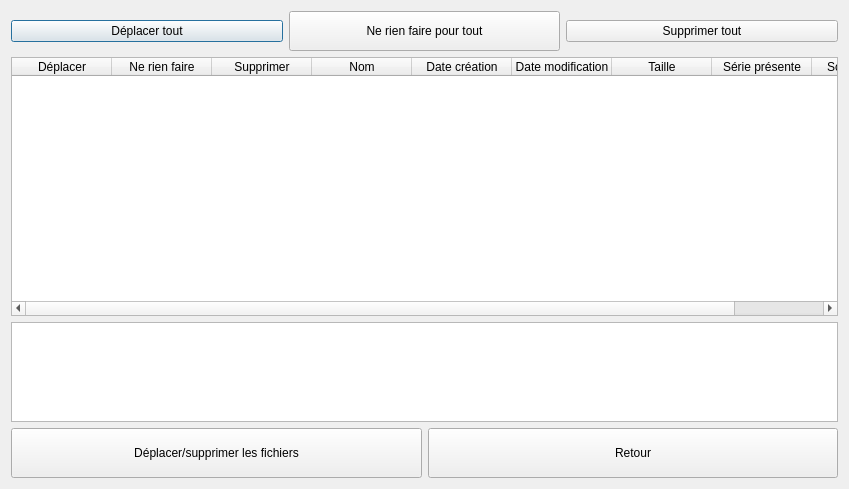
<?xml version="1.0" encoding="UTF-8"?>
<ui version="4.0">
 <class>Dialog</class>
 <widget class="QDialog" name="Dialog">
  <property name="geometry">
   <rect>
    <x>0</x>
    <y>0</y>
    <width>849</width>
    <height>489</height>
   </rect>
  </property>
  <property name="windowTitle">
   <string>Dialog</string>
  </property>
  <layout class="QVBoxLayout" name="verticalLayout">
   <item>
    <layout class="QHBoxLayout" name="horizontalLayout_2">
     <item>
      <widget class="QPushButton" name="pushButtonDeplacerTout">
       <property name="styleSheet">
        <string notr="true">font: 11pt &quot;MS Shell Dlg 2&quot;;</string>
       </property>
       <property name="text">
        <string>Déplacer tout</string>
       </property>
       <property name="icon">
        <iconset resource="ressource.qrc">
         <normaloff>:/images/deplacement.png</normaloff>:/images/deplacement.png</iconset>
       </property>
       <property name="iconSize">
        <size>
         <width>32</width>
         <height>32</height>
        </size>
       </property>
      </widget>
     </item>
     <item>
      <widget class="QPushButton" name="pushButtonNeRienFaire">
       <property name="minimumSize">
        <size>
         <width>0</width>
         <height>40</height>
        </size>
       </property>
       <property name="styleSheet">
        <string notr="true">font: 11pt &quot;MS Shell Dlg 2&quot;;</string>
       </property>
       <property name="text">
        <string>Ne rien faire pour tout</string>
       </property>
      </widget>
     </item>
     <item>
      <widget class="QPushButton" name="pushButtonSupprimerTout">
       <property name="styleSheet">
        <string notr="true">font: 11pt &quot;MS Shell Dlg 2&quot;;</string>
       </property>
       <property name="text">
        <string>Supprimer tout</string>
       </property>
       <property name="icon">
        <iconset resource="ressource.qrc">
         <normaloff>:/images/annuler.png</normaloff>:/images/annuler.png</iconset>
       </property>
       <property name="iconSize">
        <size>
         <width>32</width>
         <height>32</height>
        </size>
       </property>
      </widget>
     </item>
    </layout>
   </item>
   <item>
    <widget class="QTableWidget" name="tableWidget">
     <property name="columnCount">
      <number>9</number>
     </property>
     <attribute name="verticalHeaderVisible">
      <bool>false</bool>
     </attribute>
     <column>
      <property name="text">
       <string>Déplacer</string>
      </property>
     </column>
     <column>
      <property name="text">
       <string>Ne rien faire</string>
      </property>
     </column>
     <column>
      <property name="text">
       <string>Supprimer</string>
      </property>
     </column>
     <column>
      <property name="text">
       <string>Nom</string>
      </property>
     </column>
     <column>
      <property name="text">
       <string>Date création</string>
      </property>
     </column>
     <column>
      <property name="text">
       <string>Date modification</string>
      </property>
     </column>
     <column>
      <property name="text">
       <string>Taille</string>
      </property>
     </column>
     <column>
      <property name="text">
       <string>Série présente</string>
      </property>
     </column>
     <column>
      <property name="text">
       <string>Sous-dossier</string>
      </property>
     </column>
    </widget>
   </item>
   <item>
    <widget class="QTextBrowser" name="textBrowser">
     <property name="sizePolicy">
      <sizepolicy hsizetype="Expanding" vsizetype="Expanding">
       <horstretch>0</horstretch>
       <verstretch>0</verstretch>
      </sizepolicy>
     </property>
     <property name="maximumSize">
      <size>
       <width>16777215</width>
       <height>100</height>
      </size>
     </property>
    </widget>
   </item>
   <item>
    <layout class="QHBoxLayout" name="horizontalLayout">
     <item>
      <widget class="QPushButton" name="pushButtonDeplacerFichier">
       <property name="minimumSize">
        <size>
         <width>0</width>
         <height>50</height>
        </size>
       </property>
       <property name="styleSheet">
        <string notr="true">font: 11pt &quot;MS Shell Dlg 2&quot;;</string>
       </property>
       <property name="text">
        <string>Déplacer/supprimer les fichiers</string>
       </property>
       <property name="icon">
        <iconset resource="ressource.qrc">
         <normaloff>:/images/deplacement.png</normaloff>:/images/deplacement.png</iconset>
       </property>
       <property name="iconSize">
        <size>
         <width>32</width>
         <height>32</height>
        </size>
       </property>
      </widget>
     </item>
     <item>
      <widget class="QPushButton" name="pushButtonRetour">
       <property name="minimumSize">
        <size>
         <width>0</width>
         <height>50</height>
        </size>
       </property>
       <property name="styleSheet">
        <string notr="true">font: 11pt &quot;MS Shell Dlg 2&quot;;</string>
       </property>
       <property name="text">
        <string>Retour</string>
       </property>
       <property name="icon">
        <iconset resource="ressource.qrc">
         <normaloff>:/images/retour.png</normaloff>:/images/retour.png</iconset>
       </property>
       <property name="iconSize">
        <size>
         <width>32</width>
         <height>32</height>
        </size>
       </property>
      </widget>
     </item>
    </layout>
   </item>
  </layout>
 </widget>
 <resources>
  <include location="ressource.qrc"/>
 </resources>
 <connections/>
</ui>
